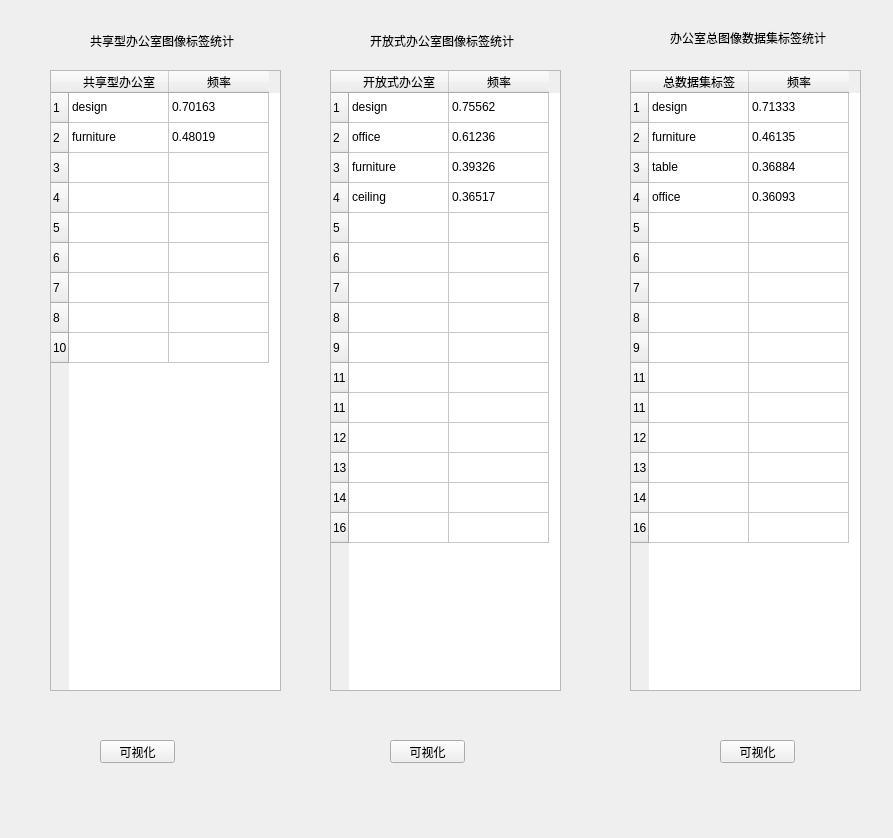
<?xml version="1.0" encoding="UTF-8"?>
<ui version="4.0">
 <class>Form</class>
 <widget class="QWidget" name="Form">
  <property name="geometry">
   <rect>
    <x>0</x>
    <y>0</y>
    <width>893</width>
    <height>838</height>
   </rect>
  </property>
  <property name="windowTitle">
   <string>Form</string>
  </property>
  <widget class="QTableWidget" name="tableWidget">
   <property name="geometry">
    <rect>
     <x>50</x>
     <y>70</y>
     <width>231</width>
     <height>621</height>
    </rect>
   </property>
   <row>
    <property name="text">
     <string>1</string>
    </property>
   </row>
   <row>
    <property name="text">
     <string>2</string>
    </property>
   </row>
   <row>
    <property name="text">
     <string>3</string>
    </property>
   </row>
   <row>
    <property name="text">
     <string>4</string>
    </property>
   </row>
   <row>
    <property name="text">
     <string>5</string>
    </property>
   </row>
   <row>
    <property name="text">
     <string>6</string>
    </property>
   </row>
   <row>
    <property name="text">
     <string>7</string>
    </property>
   </row>
   <row>
    <property name="text">
     <string>8</string>
    </property>
   </row>
   <row>
    <property name="text">
     <string>10</string>
    </property>
   </row>
   <column>
    <property name="text">
     <string>共享型办公室</string>
    </property>
   </column>
   <column>
    <property name="text">
     <string>频率</string>
    </property>
   </column>
   <item row="0" column="0">
    <property name="text">
     <string>design</string>
    </property>
   </item>
   <item row="0" column="1">
    <property name="text">
     <string>0.70163</string>
    </property>
   </item>
   <item row="1" column="0">
    <property name="text">
     <string>furniture</string>
    </property>
   </item>
   <item row="1" column="1">
    <property name="text">
     <string>0.48019</string>
    </property>
   </item>
  </widget>
  <widget class="QTableWidget" name="tableWidget">
   <property name="geometry">
    <rect>
     <x>330</x>
     <y>70</y>
     <width>231</width>
     <height>621</height>
    </rect>
   </property>
   <row>
    <property name="text">
     <string>1</string>
    </property>
   </row>
   <row>
    <property name="text">
     <string>2</string>
    </property>
   </row>
   <row>
    <property name="text">
     <string>3</string>
    </property>
   </row>
   <row>
    <property name="text">
     <string>4</string>
    </property>
   </row>
   <row>
    <property name="text">
     <string>5</string>
    </property>
   </row>
   <row>
    <property name="text">
     <string>6</string>
    </property>
   </row>
   <row>
    <property name="text">
     <string>7</string>
    </property>
   </row>
   <row>
    <property name="text">
     <string>8</string>
    </property>
   </row>
   <row>
    <property name="text">
     <string>9</string>
    </property>
   </row>
   <row>
    <property name="text">
     <string>11</string>
    </property>
   </row>
   <row>
    <property name="text">
     <string>11</string>
    </property>
   </row>
   <row>
    <property name="text">
     <string>12</string>
    </property>
   </row>
   <row>
    <property name="text">
     <string>13</string>
    </property>
   </row>
   <row>
    <property name="text">
     <string>14</string>
    </property>
   </row>
   <row>
    <property name="text">
     <string>16</string>
    </property>
   </row>
   <column>
    <property name="text">
     <string>开放式办公室</string>
    </property>
   </column>
   <column>
    <property name="text">
     <string>频率</string>
    </property>
   </column>
   <item row="0" column="0">
    <property name="text">
     <string>design</string>
    </property>
   </item>
   <item row="0" column="1">
    <property name="text">
     <string>0.75562</string>
    </property>
   </item>
   <item row="1" column="0">
    <property name="text">
     <string>office</string>
    </property>
   </item>
   <item row="1" column="1">
    <property name="text">
     <string>0.61236</string>
    </property>
   </item>
   <item row="2" column="0">
    <property name="text">
     <string>furniture</string>
    </property>
   </item>
   <item row="2" column="1">
    <property name="text">
     <string>0.39326</string>
    </property>
   </item>
   <item row="3" column="0">
    <property name="text">
     <string>ceiling</string>
    </property>
   </item>
   <item row="3" column="1">
    <property name="text">
     <string>0.36517</string>
    </property>
   </item>
  </widget>
  <widget class="QLabel" name="label">
   <property name="geometry">
    <rect>
     <x>90</x>
     <y>30</y>
     <width>171</width>
     <height>21</height>
    </rect>
   </property>
   <property name="text">
    <string>共享型办公室图像标签统计</string>
   </property>
  </widget>
  <widget class="QLabel" name="label_2">
   <property name="geometry">
    <rect>
     <x>370</x>
     <y>30</y>
     <width>161</width>
     <height>21</height>
    </rect>
   </property>
   <property name="text">
    <string>开放式办公室图像标签统计</string>
   </property>
  </widget>
  <widget class="QLabel" name="label_3">
   <property name="geometry">
    <rect>
     <x>670</x>
     <y>30</y>
     <width>181</width>
     <height>16</height>
    </rect>
   </property>
   <property name="text">
    <string>办公室总图像数据集标签统计</string>
   </property>
  </widget>
  <widget class="QTableWidget" name="tableWidget_2">
   <property name="geometry">
    <rect>
     <x>630</x>
     <y>70</y>
     <width>231</width>
     <height>621</height>
    </rect>
   </property>
   <row>
    <property name="text">
     <string>1</string>
    </property>
   </row>
   <row>
    <property name="text">
     <string>2</string>
    </property>
   </row>
   <row>
    <property name="text">
     <string>3</string>
    </property>
   </row>
   <row>
    <property name="text">
     <string>4</string>
    </property>
   </row>
   <row>
    <property name="text">
     <string>5</string>
    </property>
   </row>
   <row>
    <property name="text">
     <string>6</string>
    </property>
   </row>
   <row>
    <property name="text">
     <string>7</string>
    </property>
   </row>
   <row>
    <property name="text">
     <string>8</string>
    </property>
   </row>
   <row>
    <property name="text">
     <string>9</string>
    </property>
   </row>
   <row>
    <property name="text">
     <string>11</string>
    </property>
   </row>
   <row>
    <property name="text">
     <string>11</string>
    </property>
   </row>
   <row>
    <property name="text">
     <string>12</string>
    </property>
   </row>
   <row>
    <property name="text">
     <string>13</string>
    </property>
   </row>
   <row>
    <property name="text">
     <string>14</string>
    </property>
   </row>
   <row>
    <property name="text">
     <string>16</string>
    </property>
   </row>
   <column>
    <property name="text">
     <string>总数据集标签</string>
    </property>
   </column>
   <column>
    <property name="text">
     <string>频率</string>
    </property>
   </column>
   <item row="0" column="0">
    <property name="text">
     <string>design</string>
    </property>
   </item>
   <item row="0" column="1">
    <property name="text">
     <string>0.71333</string>
    </property>
   </item>
   <item row="1" column="0">
    <property name="text">
     <string>furniture</string>
    </property>
   </item>
   <item row="1" column="1">
    <property name="text">
     <string>0.46135</string>
    </property>
   </item>
   <item row="2" column="0">
    <property name="text">
     <string>table</string>
    </property>
   </item>
   <item row="2" column="1">
    <property name="text">
     <string>0.36884</string>
    </property>
   </item>
   <item row="3" column="0">
    <property name="text">
     <string>office</string>
    </property>
   </item>
   <item row="3" column="1">
    <property name="text">
     <string>0.36093</string>
    </property>
   </item>
  </widget>
  <widget class="QPushButton" name="pushButton">
   <property name="geometry">
    <rect>
     <x>100</x>
     <y>740</y>
     <width>75</width>
     <height>23</height>
    </rect>
   </property>
   <property name="text">
    <string>可视化</string>
   </property>
  </widget>
  <widget class="QPushButton" name="pushButton_2">
   <property name="geometry">
    <rect>
     <x>390</x>
     <y>740</y>
     <width>75</width>
     <height>23</height>
    </rect>
   </property>
   <property name="text">
    <string>可视化</string>
   </property>
  </widget>
  <widget class="QPushButton" name="pushButton_3">
   <property name="geometry">
    <rect>
     <x>720</x>
     <y>740</y>
     <width>75</width>
     <height>23</height>
    </rect>
   </property>
   <property name="text">
    <string>可视化</string>
   </property>
  </widget>
 </widget>
 <resources/>
 <connections/>
</ui>
